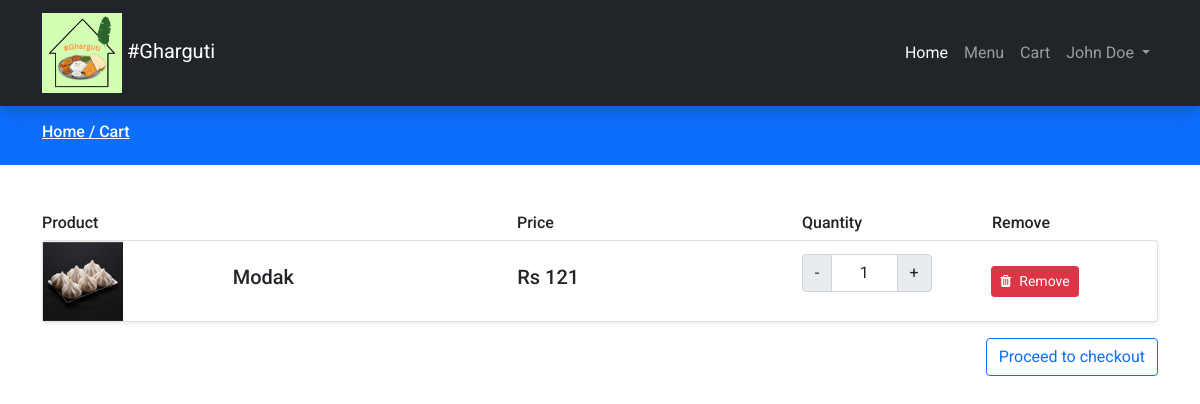
The app's page /cart.php (signed in) with its own data.
### tables this page shows
CREATE TABLE `carts` (
  `id` int(11) NOT NULL,
  `user_id` int(11) NOT NULL,
  `prod_id` int(11) NOT NULL,
  `prod_qty` int(11) NOT NULL,
  `created_at` timestamp NOT NULL DEFAULT current_timestamp()
);

CREATE TABLE `products` (
  `id` int(11) NOT NULL,
  `menu_id` int(11) NOT NULL,
  `name` varchar(191) NOT NULL,
  `slug` varchar(191) NOT NULL,
  `small_description` mediumtext NOT NULL,
  `description` mediumtext NOT NULL,
  `original_price` int(11) NOT NULL,
  `selling_price` int(11) NOT NULL,
  `image` varchar(191) NOT NULL,
  `qty` int(11) NOT NULL,
  `status` tinyint(4) NOT NULL,
  `trending` tinyint(4) NOT NULL,
  `meta_title` varchar(191) NOT NULL,
  `meta_keywords` mediumtext NOT NULL,
  `meta_description` mediumtext NOT NULL,
  `created_at` timestamp NOT NULL DEFAULT current_timestamp()
);

### functions/userfunctions.php (called while the page is built, shortened)
<?php
include('config/dbcon.php');
function getCartItems()
{
    global $con;
    $userId = $_SESSION['auth_user']['user_id'];
    $query = "SELECT c.id as cid, c.prod_id, c.prod_qty, p.id as pid, p.name, p.image, p.selling_price
                FROM carts c, products p WHERE c.prod_id=p.id AND c.user_id='$userId' ORDER BY c.id DESC ";
    return $query_run = mysqli_query($con, $query);
}
?>

### cart.php (the view, shortened to what this page needs)
<?php
include('functions/userfunctions.php');
include('includes/header.php');
?>
<div class="py-3 bg-primary">
    <div class="container">
        <h6 class="text-white">
            <a href="index.php" class="text-white">
                Home /
            </a>
            <a href="cart.php" class="text-white">
                Cart
            </a>
        </h6>
    </div>
</div>
<div class="py-5">
    <div class="container">
        <div class="">
            <div class="row">
                <div class="col-md-12">
                    <div id="mycart">
                    <?php
                        $items = getCartItems();
                        if(mysqli_num_rows($items) > 0){
                            ?>
                            <div class="row align-items-center">
                        <div class="col-md-5">
                            <h6>Product</h6>
                        </div>
                        <div class="col-md-3">
                            <h6>Price</h6>
                        </div>
                        <div class="col-md-2">
                            <h6>Quantity</h6>
                        </div>
                        <div class="col-md-2">
                            <h6>Remove</h6>
                        </div>
                    </div>
                            <div id="">
                                <?php
                                    foreach ($items as $citem)
                                    {
                                ?>
                                <div class="card product_data shadow-sm mb-3">
                                    <div class="row align-items-center">
                                        <div class="col-md-2">
                                            <img src="uploads/<?= $citem['image']; ?>" alt="Image" width="80px">
                                        </div>
                                        <div class="col-md-3">
                                            <h5><?= $citem['name']; ?></h5>
                                        </div>
                                        <div class="col-md-3">
                                            <h5>Rs <?= $citem['selling_price']; ?></h5>
                                        </div>
                                        <div class="col-md-2">
                                            <div class="input-group mb-3" style="width: 130px;">
                                                <button class="input-group-text decrement-btn updateQty">-</button>
                                                <input type="text" class="form-control text-center input-qty bg-white" value="<?= $citem['prod_qty']; ?>" disabled>
                                                <button class="input-group-text increment-btn updateQty">+</button>
                                            </div>
                                        </div>
                                        <div class="col-md-2">
                                            <button class="btn btn-danger btn-sm deleteItem" value="<?= $citem['cid']; ?>">
                                            <i class="fa fa-trash me-2"></i>Remove</button>
                                        </div>
                                    </div>
                                </div>
                                <?php
                                    }
                                ?>
                            </div>
                            <div class="float-end">
                                <a href="checkout.php" class="btn btn-outline-primary">Proceed to checkout</a>
                            </div>
                        <?php
                        }else{
                            ?>
                            <div class="card card-body shadow text-center">
                                <h4 class="py-3">Your Cart is empty</h4>
                            </div>
                            <?php
                        }
                        ?>
                        </div>
                </div>
            </div>
        </div>
    </div>
</div>
<?php include('includes/footer.php'); ?>

### assets/css/custom.css (style rules this page uses)
* { font-family: 'Roboto', sans-serif; }
a { text-decoration: none; }

### records on screen
carts: products.image (picture), products.name "Modak", products.selling_price "121", prod_qty "1", $citem['cid'] 34 (drawn)

### other values on screen
$_SESSION['auth_user']['name'] "John Doe"
